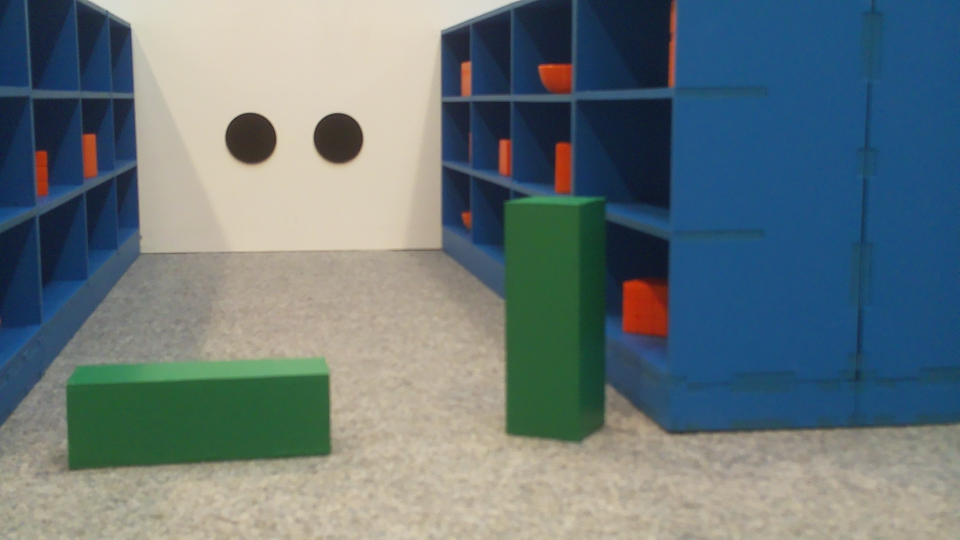
#> input picture Computer_Vision_Tutorial/captured_image_6.png, 1920 x 1080 px (shown at 1/2 size)
$ python Preprocessing_Image.py
#> lines starting #> are read from the running program, lines starting #| are printed output that depends on the picture; after the words box and inside, x2 and y2 are one past the last pixel; in counts of white or black regions, pixels touching at a corner belong together
#> in main, image is the input picture: shape (1080, 1920, 3); mean B, G, R 122, 118.3, 103
import cv2
import numpy as np

# Function to preprocess the image: resize and apply Gaussian blur
def preprocess_image(image, scale=0.5, blur_ksize=(5, 5), sigmaX=2):
#> called with scale = 0.5, blur_ksize = (5, 5), sigmaX = 2
    resized_image = cv2.resize(image, (0, 0), fx=scale, fy=scale)
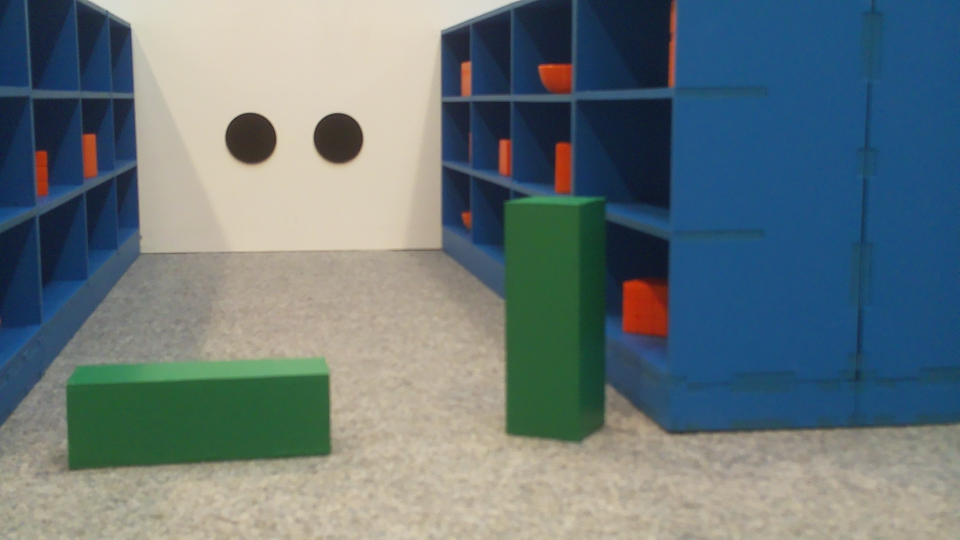
#> resized_image: shape (540, 960, 3); mean B, G, R 122.1, 118.5, 103.1
    blurred_image = cv2.GaussianBlur(resized_image, blur_ksize, sigmaX)
    return blurred_image

# Function to apply color thresholding
def color_threshold(image, lower_hsv, upper_hsv):
    # Convert the image to HSV color space
    hsv_image = cv2.cvtColor(image, cv2.COLOR_BGR2HSV)

    # Apply color thresholding
    mask = cv2.inRange(hsv_image, lower_hsv, upper_hsv)

    return mask

# Trackbar callback function (no operation)
def nothing(x):
    pass

# Function to create trackbars for adjusting HSV values
def create_trackbars():
    cv2.namedWindow('Threshold Adjustment')
    cv2.createTrackbar('Hue Min', 'Threshold Adjustment', 0, 179, nothing)
#> slider 'Hue Min' is set to 35
    cv2.createTrackbar('Hue Max', 'Threshold Adjustment', 179, 179, nothing)
    cv2.createTrackbar('Sat Min', 'Threshold Adjustment', 0, 255, nothing)
#> slider 'Sat Min' is set to 51
    cv2.createTrackbar('Sat Max', 'Threshold Adjustment', 255, 255, nothing)
    cv2.createTrackbar('Val Min', 'Threshold Adjustment', 0, 255, nothing)
#> slider 'Val Min' is set to 51
    cv2.createTrackbar('Val Max', 'Threshold Adjustment', 255, 255, nothing)

# Function to read trackbar positions
def get_trackbar_values():
    h_min = cv2.getTrackbarPos('Hue Min', 'Threshold Adjustment')
    h_max = cv2.getTrackbarPos('Hue Max', 'Threshold Adjustment')
    s_min = cv2.getTrackbarPos('Sat Min', 'Threshold Adjustment')
    s_max = cv2.getTrackbarPos('Sat Max', 'Threshold Adjustment')
    v_min = cv2.getTrackbarPos('Val Min', 'Threshold Adjustment')
    v_max = cv2.getTrackbarPos('Val Max', 'Threshold Adjustment')
    return np.array([h_min, s_min, v_min]), np.array([h_max, s_max, v_max])

# Function to apply morphological operations on a thresholded image
def apply_morphological_filters(mask, kernel_size=(5, 5)):
    kernel = cv2.getStructuringElement(cv2.MORPH_RECT, kernel_size)
    opened_image = cv2.morphologyEx(mask, cv2.MORPH_OPEN, kernel)
    closed_image = cv2.morphologyEx(opened_image, cv2.MORPH_CLOSE, kernel)
    return opened_image, closed_image

def display_image_sequence(image_sequence, titles):
    idx = 0
    while True:
        # Display the current image with a descriptive title
        cv2.imshow(titles[idx], image_sequence[idx])

        # Wait for user input
        key = cv2.waitKey(0) & 0xFF

        # 'd' for next image
        if key == ord('d'):
            cv2.destroyWindow(titles[idx])
            idx = (idx + 1) % len(image_sequence)

        # 'a' for previous image
        elif key == ord('a'):
            cv2.destroyWindow(titles[idx])
            idx = (idx - 1) % len(image_sequence)

        # 'q' to quit and close all images
        elif key == ord('q'):
            cv2.destroyAllWindows()
            break

def main():
    # Load the image
    image = cv2.imread('captured_image_6.png')

    # Preprocess the image with resizing
    scale = 0.5  # You can adjust this scale factor
    preprocessed_image = preprocess_image(image, scale)

    # Create trackbars for adjusting HSV thresholds
    create_trackbars()

    while True:
        # Get the current positions of the trackbars
        lower_hsv, upper_hsv = get_trackbar_values()

        # Apply color thresholding using the current trackbar positions
        thresholded_image = color_threshold(preprocessed_image, lower_hsv, upper_hsv)
#> in color_threshold, `hsv_image = cv2.cvtColor(image, cv2.COLOR_BGR2HSV)`: hsv_image: shape (540, 960, 3); mean H, S, V 62.8, 107.6, 139.3
#> in color_threshold, `mask = cv2.inRange(hsv_image, lower_hsv, upper_hsv)`:
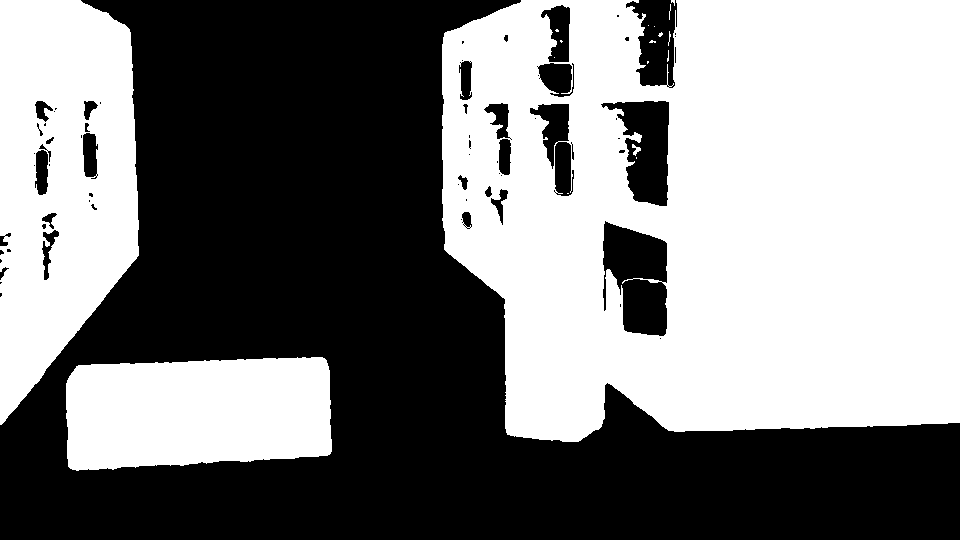
#> mask: shape (540, 960); 50.6% white; 69 black regions (40 under 20 px), largest, box (x1, y1, x2, y2) and area: (0, 0, 960, 540) 235920, (603, 221, 667, 336) 5362, (601, 101, 669, 206) 4149

        # Display the thresholded image
        cv2.imshow('Threshold Adjustment', thresholded_image)

        # Wait for the user to press 'd' to proceed with the morphological filters
        key = cv2.waitKey(1) & 0xFF
#> (key q is pressed here)
        if key == ord('d'):
            break

    # Apply morphological filters (erosion followed by dilation)
    opened_image, closed_image = apply_morphological_filters(thresholded_image)

    # Create a sequence of images to display with descriptive titles
    image_sequence = [
        cv2.resize(image, (0, 0), fx=scale, fy=scale),  # Display the resized original image
        thresholded_image,                               # Display the thresholded image
        opened_image,                                    # Display the eroded image
        closed_image                                    # Display the image after dilation (following erosion)
    ]

    # Corresponding titles for each image stage
    titles = [
        'Resized and Blurred Original Image',
        'Thresholded Image',
        'Opened Image',
        'Closed Image After Opening'
    ]

    # Display the images in a sequence with navigation controls
    display_image_sequence(image_sequence, titles)

if __name__ == "__main__":
    main()

$ run again, with Computer_Vision_Tutorial/captured_image_0.png copied over Computer_Vision_Tutorial/captured_image_6.png
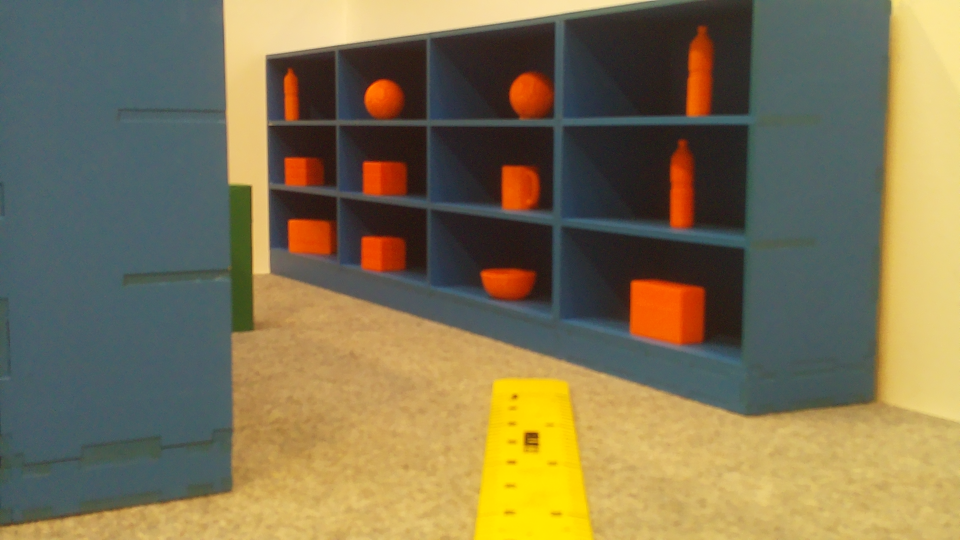
#> input picture Computer_Vision_Tutorial/captured_image_0.png, 1920 x 1080 px (shown at 1/2 size)
#> in main, image is the input picture: shape (1080, 1920, 3); mean B, G, R 82, 115.3, 126.8
#> in preprocess_image, `resized_image = cv2.resize(image, (0, 0), fx=scale, fy=scale)`:
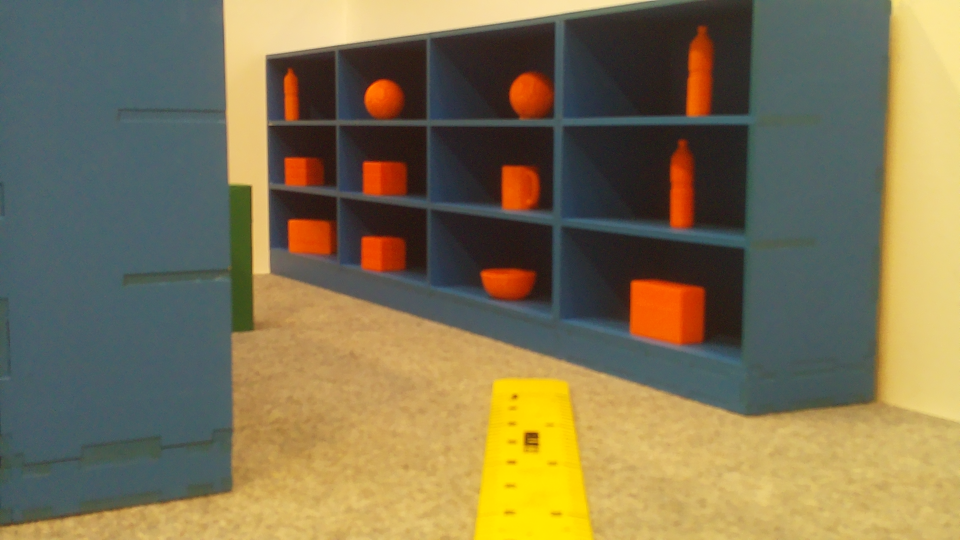
#> resized_image: shape (540, 960, 3); mean B, G, R 82.1, 115.4, 126.9
#> hsv_image: shape (540, 960, 3); mean H, S, V 53.2, 100.6, 136.8
#> in color_threshold, `mask = cv2.inRange(hsv_image, lower_hsv, upper_hsv)`:
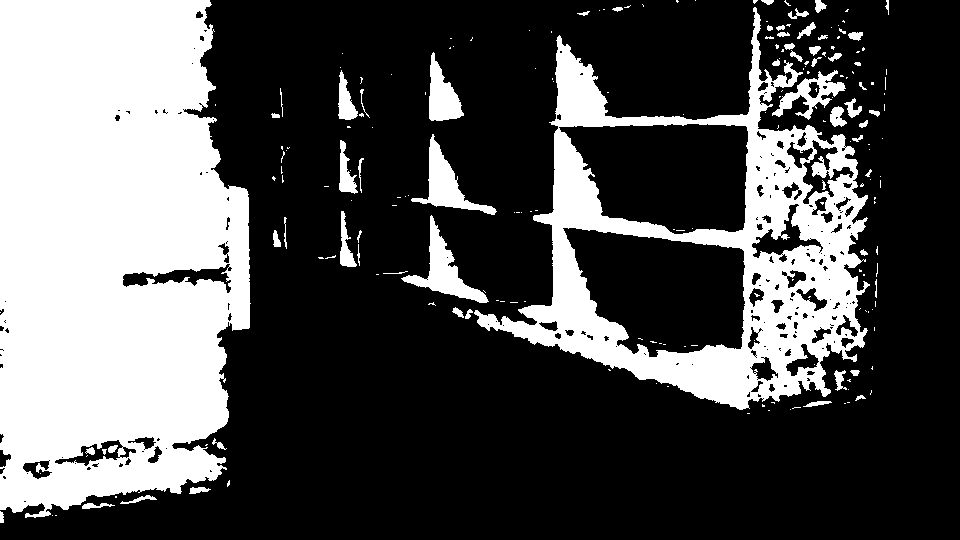
#> mask: shape (540, 960); 32% white; 210 white regions (149 under 20 px), largest, box (x1, y1, x2, y2) and area: (0, 0, 251, 518) 108485, (474, 7, 870, 410) 45789, (401, 215, 489, 303) 2074

$ run again, with Computer_Vision_Tutorial/captured_image_1.png copied over Computer_Vision_Tutorial/captured_image_6.png
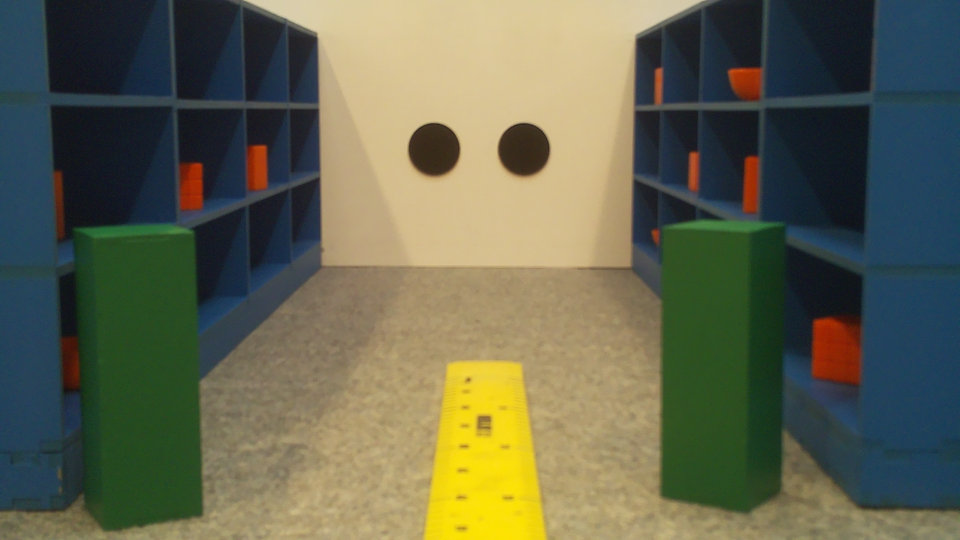
#> input picture Computer_Vision_Tutorial/captured_image_1.png, 1920 x 1080 px (shown at 1/2 size)
#> in main, image is the input picture: shape (1080, 1920, 3); mean B, G, R 78.5, 100.9, 98.9
#> in preprocess_image, `resized_image = cv2.resize(image, (0, 0), fx=scale, fy=scale)`:
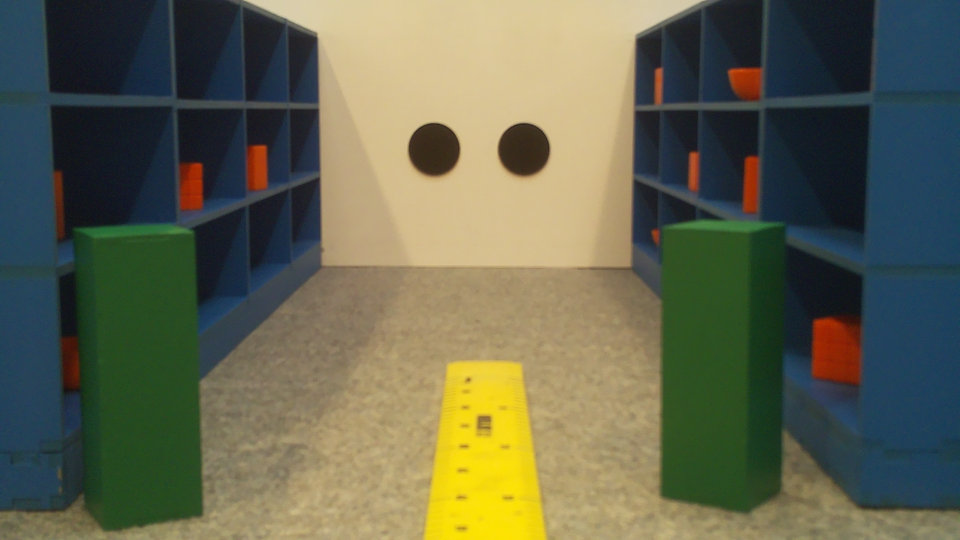
#> resized_image: shape (540, 960, 3); mean B, G, R 78.6, 101, 99
#> hsv_image: shape (540, 960, 3); mean H, S, V 60, 113.6, 116.7
#> in color_threshold, `mask = cv2.inRange(hsv_image, lower_hsv, upper_hsv)`:
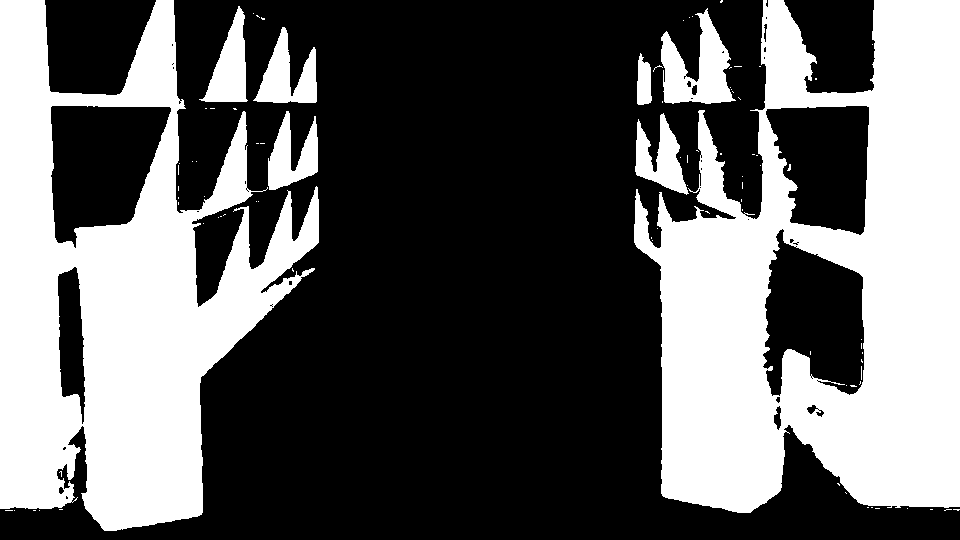
#> mask: shape (540, 960); 38.4% white; 87 white regions (79 under 20 px), largest, box (x1, y1, x2, y2) and area: (634, 0, 960, 513) 100468, (0, 0, 319, 531) 84869, (661, 8, 736, 104) 3730

$ run again, with Computer_Vision_Tutorial/captured_image_2.png copied over Computer_Vision_Tutorial/captured_image_6.png
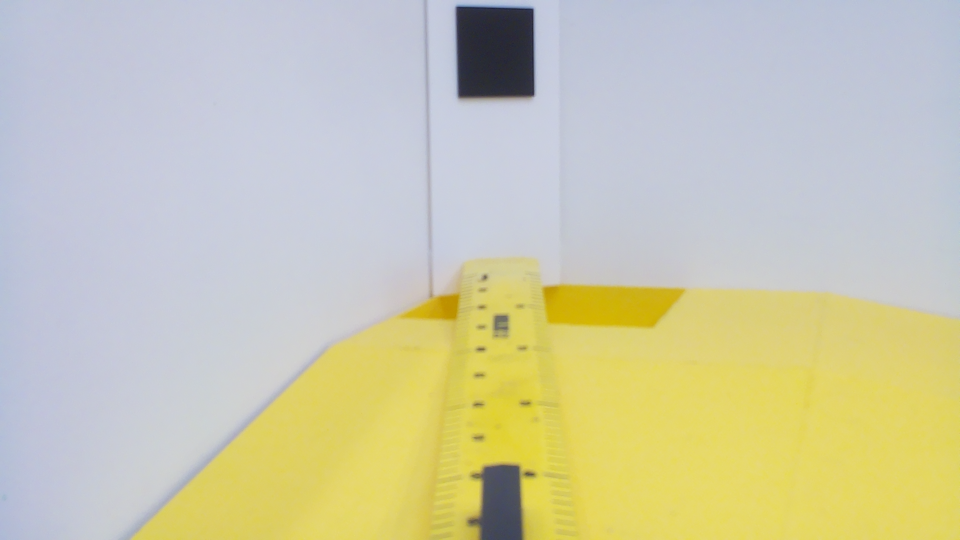
#> input picture Computer_Vision_Tutorial/captured_image_2.png, 1920 x 1080 px (shown at 1/2 size)
#> in main, image is the input picture: shape (1080, 1920, 3); mean B, G, R 173.6, 200.7, 202.5
#> in preprocess_image, `resized_image = cv2.resize(image, (0, 0), fx=scale, fy=scale)`:
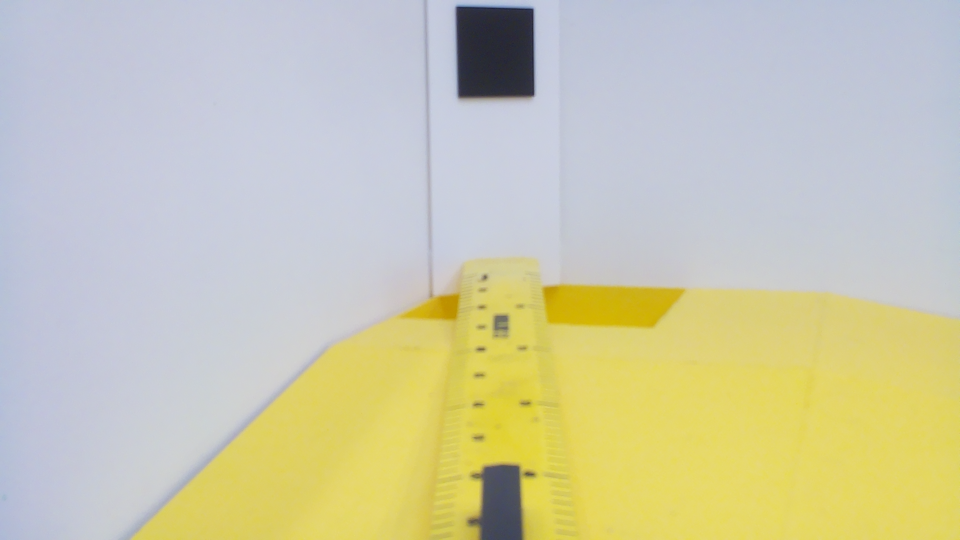
#> resized_image: shape (540, 960, 3); mean B, G, R 173.7, 200.8, 202.6
#> hsv_image: shape (540, 960, 3); mean H, S, V 82.4, 62.4, 214.9
#> in color_threshold, `mask = cv2.inRange(hsv_image, lower_hsv, upper_hsv)`:
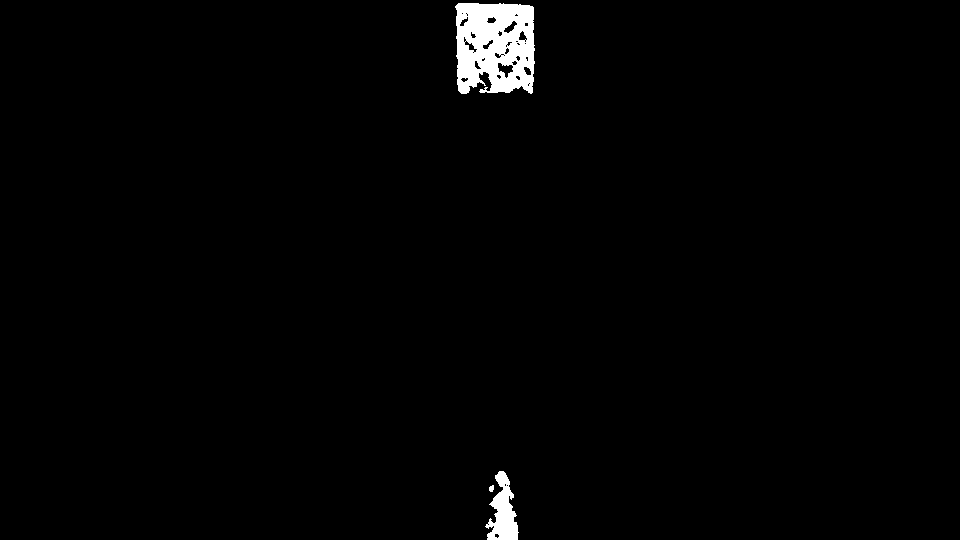
#> mask: shape (540, 960); 1.4% white; 3 white regions, box (x1, y1, x2, y2) and area: (455, 3, 535, 94) 5905, (485, 471, 519, 540) 1279, (489, 485, 494, 492) 28
